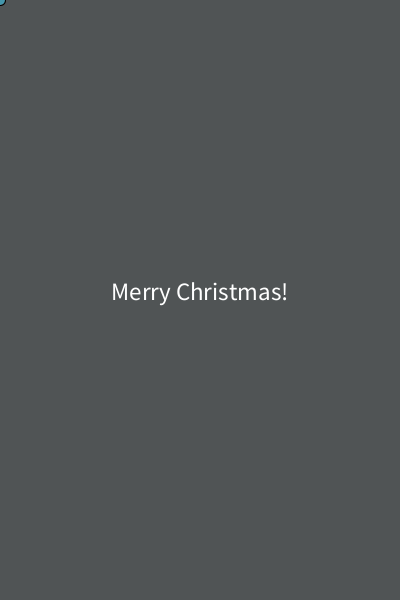
Frame 1 (no input)
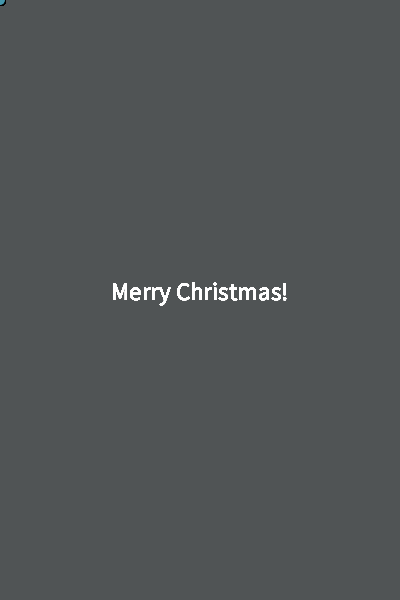
Frame 60 (the mouse pressed at the canvas centre just before this capture)
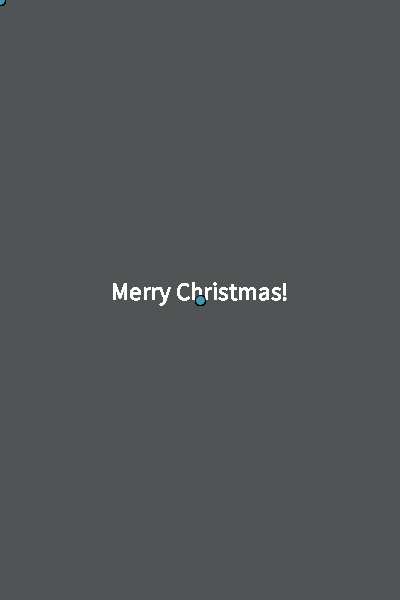
Frame 120 (the mouse held since frame 60 and released just before this capture)

The Processing sketch that drew these frames (run headless with seeded random() and noise(); from frame 60 on, the mouse is pressed at the canvas centre):

// Processing sketch: processing_48438
// ── processing_48438.pde

void setup()
{
  size( 400, 600);
  background(80, 84, 85);
  smooth();
  textAlign(CENTER);
  frameRate(5);
  
}


void draw()
{
  
  textSize(25);
  fill(255, 255, 255);
  
  text("Merry Christmas!", width/2, height/2);
  

  fill(170, 72, 72);
  fill(68, 151, 172);
  ellipse(mouseX, mouseY, 10, 10);
}
  
